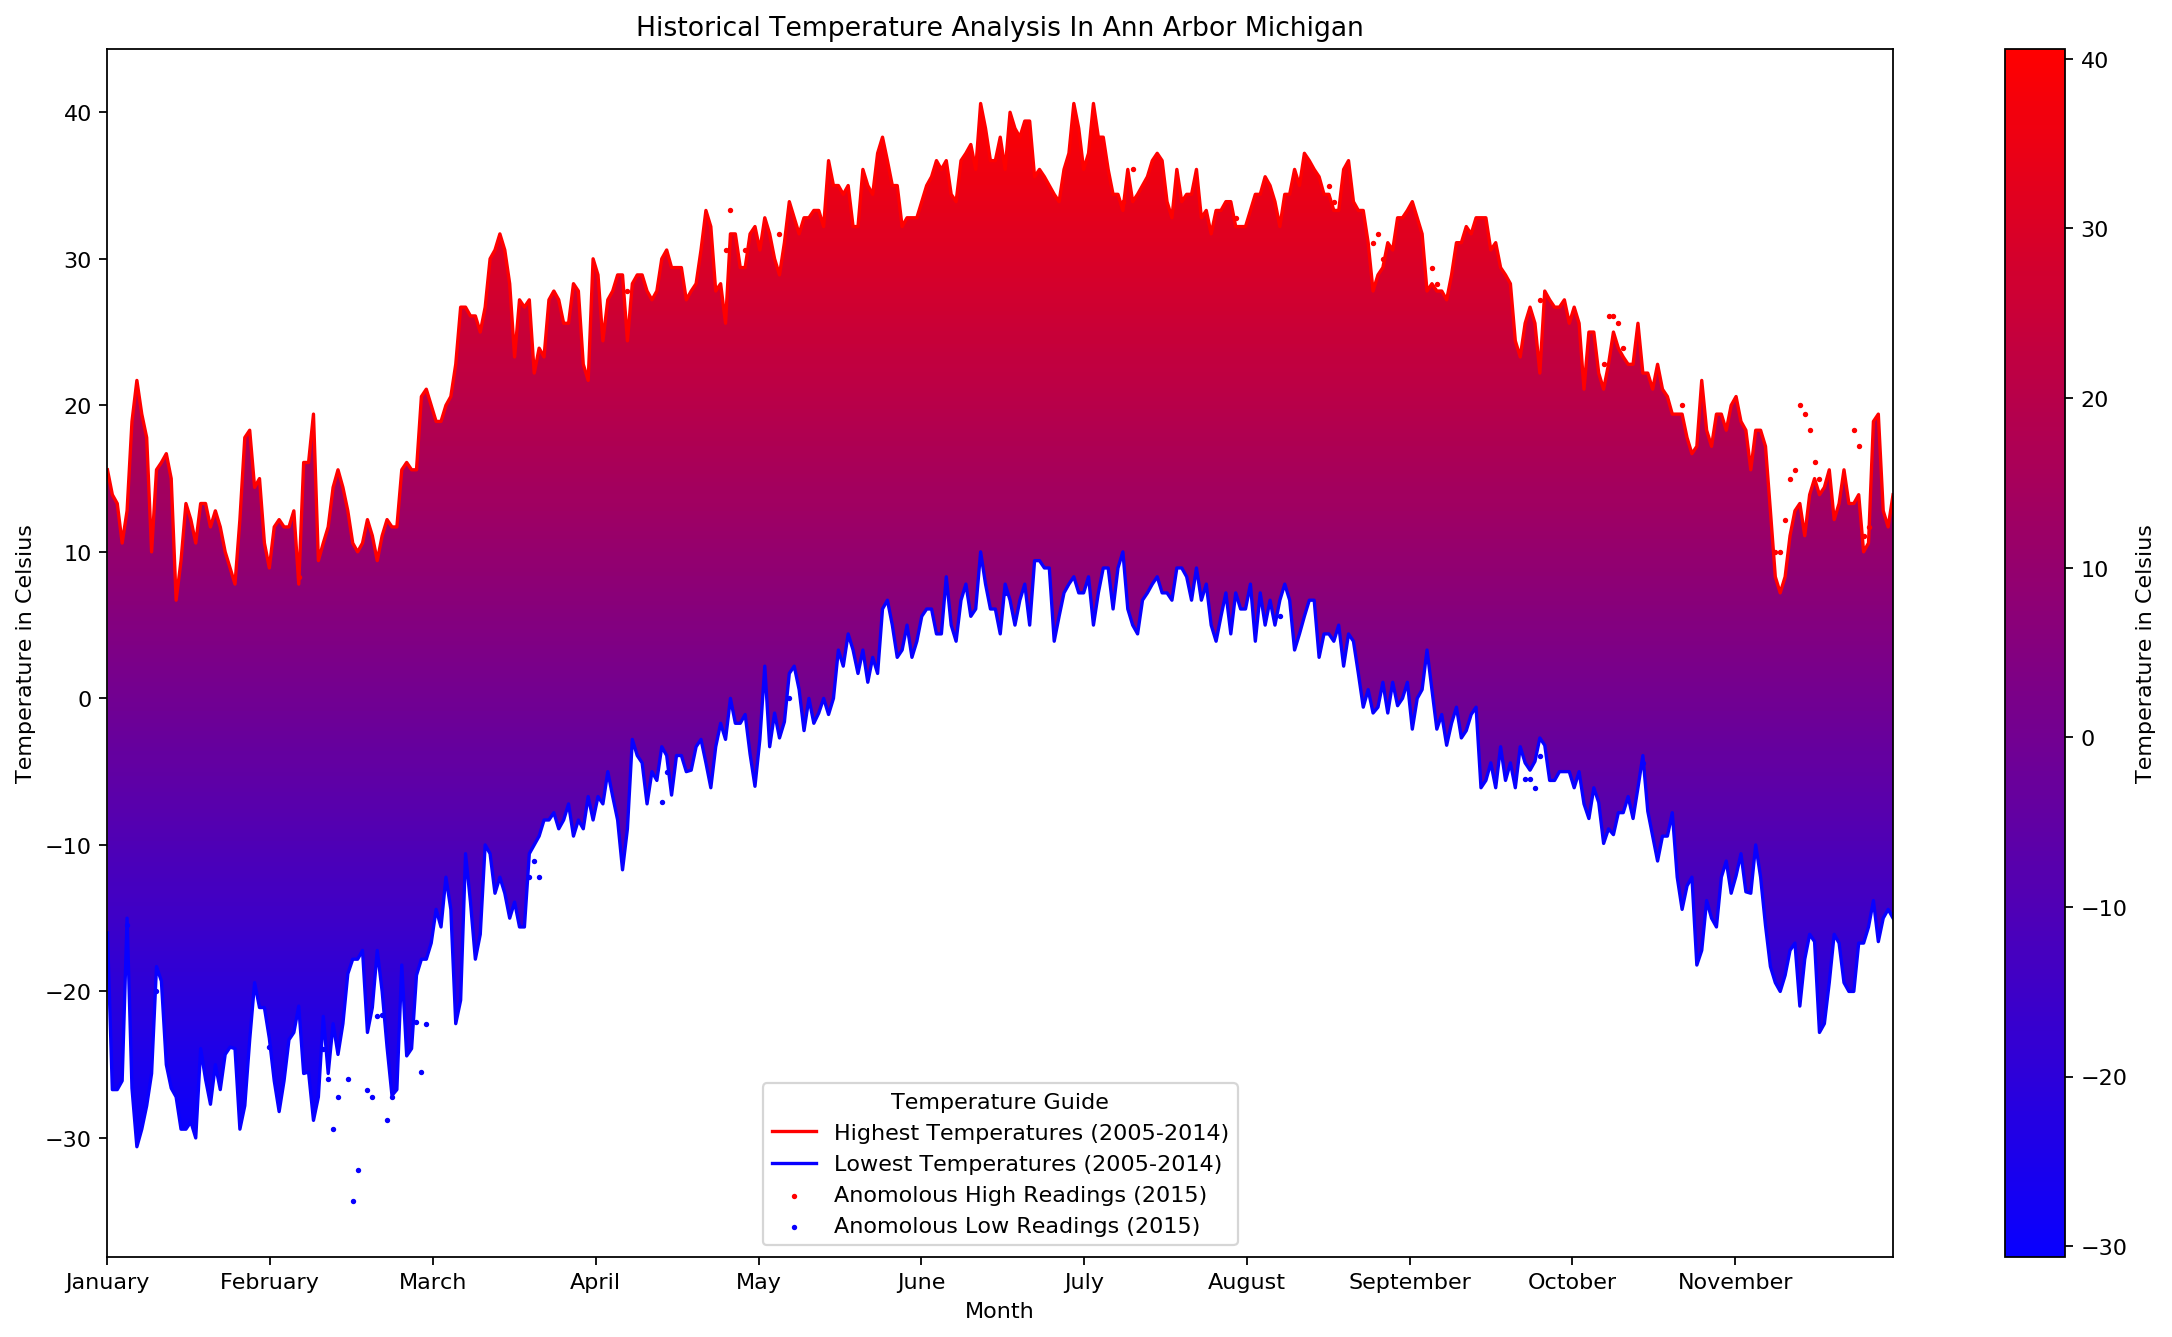

The script that drew this image:

# coding: utf-8

# # Assignment 2
# 
# Before working on this assignment please read these instructions fully. In the submission area, you will notice that you can click the link to **Preview the Grading** for each step of the assignment. This is the criteria that will be used for peer grading. Please familiarize yourself with the criteria before beginning the assignment.
# 
# An NOAA dataset has been stored in the file `data/C2A2_data/BinnedCsvs_d400/fb441e62df2d58994928907a91895ec62c2c42e6cd075c2700843b89.csv`. This is the dataset to use for this assignment. Note: The data for this assignment comes from a subset of The National Centers for Environmental Information (NCEI) [Daily Global Historical Climatology Network](https://www1.ncdc.noaa.gov/pub/data/ghcn/daily/readme.txt) (GHCN-Daily). The GHCN-Daily is comprised of daily climate records from thousands of land surface stations across the globe.
# 
# Each row in the assignment datafile corresponds to a single observation.
# 
# The following variables are provided to you:
# 
# * **id** : station identification code
# * **date** : date in YYYY-MM-DD format (e.g. 2012-01-24 = January 24, 2012)
# * **element** : indicator of element type
#     * TMAX : Maximum temperature (tenths of degrees C)
#     * TMIN : Minimum temperature (tenths of degrees C)
# * **value** : data value for element (tenths of degrees C)
# 
# For this assignment, you must:
# 
# 1. Read the documentation and familiarize yourself with the dataset, then write some python code which returns a line graph of the record high and record low temperatures by day of the year over the period 2005-2014. The area between the record high and record low temperatures for each day should be shaded.
# 2. Overlay a scatter of the 2015 data for any points (highs and lows) for which the ten year record (2005-2014) record high or record low was broken in 2015.
# 3. Watch out for leap days (i.e. February 29th), it is reasonable to remove these points from the dataset for the purpose of this visualization.
# 4. Make the visual nice! Leverage principles from the first module in this course when developing your solution. Consider issues such as legends, labels, and chart junk.
# 
# The data you have been given is near **Ann Arbor, Michigan, United States**, and the stations the data comes from are shown on the map below.

# In[5]:

import matplotlib.pyplot as plt
import mplleaflet
import pandas as pd

def leaflet_plot_stations(binsize, hashid):

    df = pd.read_csv('data/C2A2_data/BinSize_d{}.csv'.format(binsize))

    station_locations_by_hash = df[df['hash'] == hashid]

    lons = station_locations_by_hash['LONGITUDE'].tolist()
    lats = station_locations_by_hash['LATITUDE'].tolist()

    plt.figure(figsize=(8,8))

    plt.scatter(lons, lats, c='r', alpha=0.7, s=200)

    return mplleaflet.display()

leaflet_plot_stations(400,'fb441e62df2d58994928907a91895ec62c2c42e6cd075c2700843b89')



# In[11]:

from datetime import datetime
import pandas as pd
import numpy as np
import matplotlib.colors as mcol
import matplotlib.cm as cm
bin = 400
hash = 'fb441e62df2d58994928907a91895ec62c2c42e6cd075c2700843b89'

Temp = pd.read_csv('data/C2A2_data/BinnedCsvs_d{}/{}.csv'.format(bin, hash))

Temp['Date'] = pd.to_datetime(Temp['Date'])

#Only doing this here because the mplleaflet in my personal jupyter notebook is bugged
#will take longer to execute, will take more lines of code for conversions and ultimately is less efficient than simply doing it with pandas. 
#print(datetime.strptime(Temp['Date'].to_json(), '%y-%m-%d')) = datetime.strptime(Temp['Date'], format)

Temp['Y'] = Temp['Date'].dt.year
Temp['M'] = Temp['Date'].dt.month
Temp['D'] = Temp['Date'].dt.day
Temp['DV'] = Temp['Data_Value'].div(10)
Temp['E'] = Temp['Element']

Temp = Temp[~((Temp['M']==2) & (Temp['D']==29))]
GrMin = Temp[(Temp['E']=='TMIN') & (Temp['Y']>=2005) & (Temp['Y']<2015)].groupby(['M','D']).agg({'DV':np.min})
FinMin = Temp[(Temp['E']=='TMIN') & (Temp['Y']==2015)].groupby(['M','D']).agg({'DV':np.min})
GrMax = Temp[(Temp['E']=='TMAX') & (Temp['Y']>=2005) & (Temp['Y']<2015)].groupby(['M','D']).agg({'DV':np.max})
FinMax = Temp[(Temp['E']=='TMAX') & (Temp['Y']==2015)].groupby(['M','D']).agg({'DV':np.max})

GrMax = GrMax.reset_index() 
GrMin = GrMin.reset_index() 
FinMax = FinMax.reset_index() 
FinMin = FinMin.reset_index() 

#x = GrMax
#y = GrMin
#X, Y = np.meshgrid(x,y)
#Z = f(X, Y)

AnomMin = FinMin[FinMin['DV'] < GrMin['DV']]
AnomMax = FinMax[FinMax['DV'] > GrMax['DV']]

#temps = range(-30,40)

plt.figure(figsize=(18, 10), dpi = 160)
red = '#FF0000'
blue = '#0800FF'
cm1 = mcol.LinearSegmentedColormap.from_list('Temperature Map',[blue, red])
cnorm = mcol.Normalize(vmin=min(GrMin['DV']),vmax=max(GrMax['DV']))
cpick = cm.ScalarMappable(norm=cnorm,cmap=cm1)
cpick.set_array([])
plt.title('Historical Temperature Analysis In Ann Arbor Michigan')
plt.xlabel('Month')
plt.ylabel('Temperature in Celsius')
plt.plot(GrMax['DV'], c = red, linestyle = '-', label = 'Highest Temperatures (2005-2014)')
plt.scatter(AnomMax.index, AnomMax['DV'], c = red, s=2, label = 'Anomolous High Readings (2015)')
plt.plot(GrMin['DV'], c = blue, linestyle = '-', label = 'Lowest Temperatures (2005-2014)')
plt.scatter(AnomMin.index, AnomMin['DV'], c = blue, s=2, label = 'Anomolous Low Readings (2015)')
plt.xticks(np.linspace(0,365,12, endpoint = True),(r'January',r'February',r'March',r'April',r'May',r'June',r'July',r'August',r'September',r'October',r'November',r'December'))

#Start: Assisted from StackOverFlow user JohanC v

x = np.arange(len(GrMin['DV'].fillna(0).astype('float64').ravel()))
y1 = GrMax['DV'].fillna(0).astype('float64').ravel()
y2 = GrMin['DV'].fillna(0).astype('float64').ravel()


polygon = plt.fill_between(x, y1, y2, lw=0, color='none')
xlim = (x.min(), x.max())
ylim = plt.ylim()
verts = np.vstack([p.vertices for p in polygon.get_paths()])
gradient = plt.imshow(np.linspace(1, 0, 256).reshape(-1, 1), cmap=cm1, aspect='auto',
                      extent=[verts[:, 0].min(), verts[:, 0].max(), verts[:, 1].min(), verts[:, 1].max()])
gradient.set_clip_path(polygon.get_paths()[0], transform=plt.gca().transData)
plt.xlim(xlim)
plt.ylim(ylim)

#Finish: Assisted from StackOverFlow user JohanC ^

#Failed Attempt at gradient fill with colormap
#plt.contourf(X, Y, Z, 20, cmap = cm1)
#for i in temps
#    plt.fill_between(len(GrMin['DV']), GrMin['DV'], i ,cmap = cm1)
#for i in temps
#    plt.fill_between(len(GrMin['DV']), i ,GrMax['DV'], cmap = cm1)

#Kind of Close but doesn't exactly create the colormap
#plt.gca().fill_between(range(len(GrMin.values)), GrMin['DV'], GrMax['DV'], facecolor = 'grey', alpha = 0.10)

plt.legend(loc = 'lower center', title='Temperature Guide')
plt.colorbar(cpick, label='Temperature in Celsius')
plt.show()


# In[ ]:
